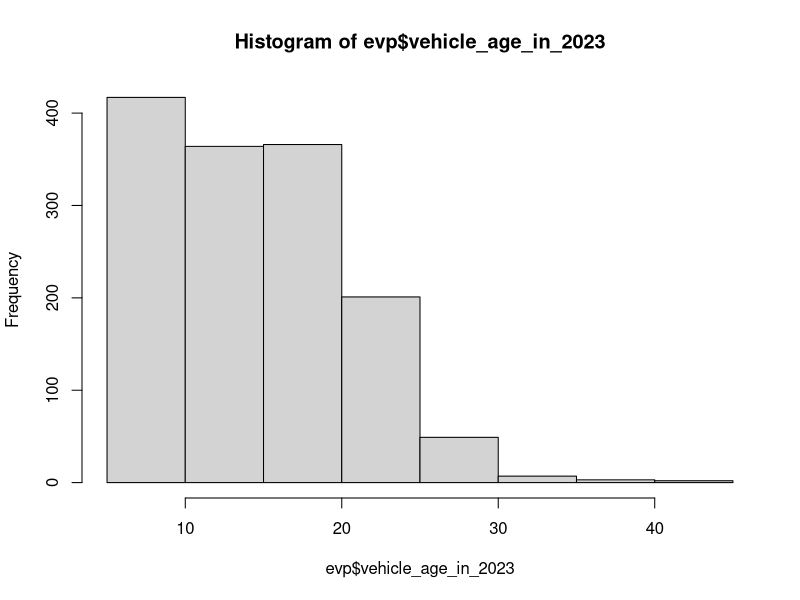

The R script that drew this image:
# Working with data frames

# reading in a data file
evp <- read.csv(file="data/ev_police_jan.csv")

# it has columns and rows. Let's look at it
View(evp)

ncol(evp) # number of columns/features in data frame
nrow(evp) # number of rows/observations in data frame


# what are the features?
names(evp)


# each column is a vector that can be accessed with $
evp$subject_race
evp$subject_sex

table(evp$vehicle_make) # operations on vectors




# Indexing : dataframe[ row indices, col indices ]

# indexing by position
evp[1,1]
evp[1,]
evp[,1]

evp[1:10, ]

evp[, -29]

# indexing by name
evp[, "location"]
evp[, c("subject_sex", "subject_race", "location")]

# boolean indexing
evp[evp$vehicle_make == "CADI", ]
evp[evp$vehicle_year > 2010, ]

evp[evp$vehicle_make == "CADI", "vehicle_year" ] # row and column indexing with boolean condition


## combine conditions
evp[evp$vehicle_make == "CADI" & evp$vehicle_year > 2010, ]
evp[evp$vehicle_make == "CADI" | evp$vehicle_year > 2010, ]


# missing values - NA
NA
evp$search_basis

is.na(evp$search_basis)

sum(is.na(evp$search_basis))

evp[is.na(evp$search_basis), ]
evp[!is.na(evp$search_basis), ]

# make new columns in a data frame
evp$vehicle_age_in_2023 <- 2023 - evp$vehicle_year
View(evp)
names(evp)

# simple histogram
hist(evp$vehicle_age_in_2023)












